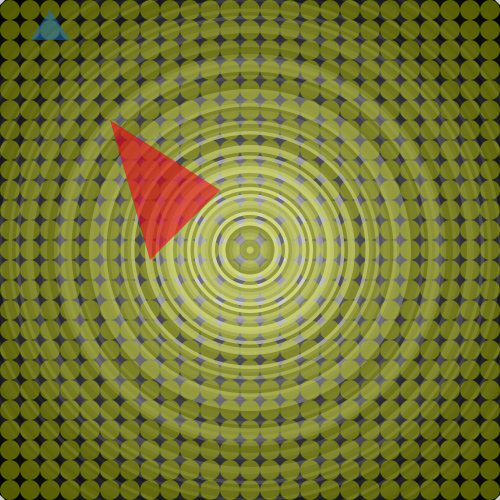
Frame 1 (no input)
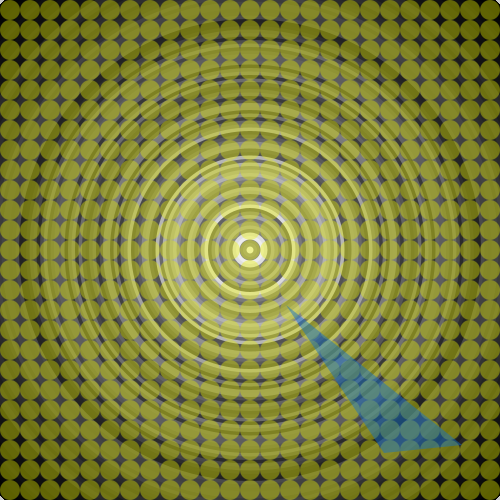
Frame 60 (the mouse pressed at the canvas centre just before this capture)
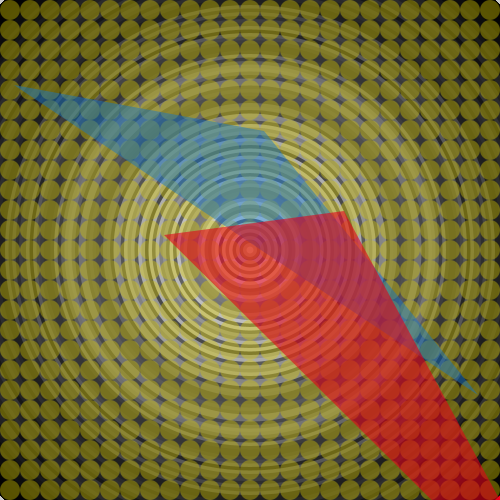
Frame 120 (the mouse held since frame 60 and released just before this capture)

The Processing sketch that drew these frames (run headless with seeded random() and noise(); from frame 60 on, the mouse is pressed at the canvas centre):

// Processing sketch: processing_116030
// ── processing_116030.pde

int x1 = 50;
int y1 = 10;
int x2 = 30;
int y2 = 40;
int x3 = 70;
int y3 = 40;
boolean reverseX = false;
boolean reverseY = false;
boolean reverseX2 = false;
boolean reverseY2 = false;
boolean reverseX3 = false;
boolean reverseY3 = false;
int numCircles = 100;
float gradientColor = 0;
 
void setup() {
  size(500, 500);
  frameRate(24);
}
 
void draw() {
  
  for(int i = 100; i > 0; i-- ) {
    noStroke();
    gradientColor = map(i, 0, 100, random(100, 255), 0);
    fill(gradientColor);
    ellipse(width/2, height/2, i*7, i*7);
  }
  noStroke();
  fill(random(206,255), random(206,247), 0, 100);
  for(int i = 0; i < 70; i++ ) {
    for(int j = 0; j < 70; j++ ) {
      ellipse(i*20+10, j*20+10, 20, 20);
    }
  }
 
  
  noStroke();
  fill (20, random(100, 125), 200, 120);
  triangle(x1, y1, x2, y2, x3, y3);
  fill(random(200, 255), 0, 25, 150);
  triangle(x1+100, y1+250, x2+80, y2+80, x3+150, y3+150);
  
  
  //here we check if it has gone too far
  if (x1 >= 500) {
    reverseX = true;
  }
  else if ( x1 <= 0) {
    reverseX = false;
  }
  if (y1 >= 500) {
    reverseY = true;
  }
  else if ( y1 <= 0) {
    reverseY = false;
  }
  if (x2 >= 500) {
    reverseX2 = true;
  }
  else if ( x2 <= 0) {
    reverseX2 = false;
  }
  if (y2 >= 500) {
    reverseY2 = true;
  }
  else if ( y2 <= 0) {
    reverseY2 = false;
  }
    if (x3 >= 500) {
    reverseX3 = true;
  }
  else if ( x3 <= 0) {
    reverseX3 = false;
  }
  if (y3 >= 500) {
    reverseY3 = true;
  }
  else if ( y3 <= 0) {
    reverseY3 = false;
  }
 
 
  //here we see what direction to go
  if (reverseX) {
    x1-=4;
  }
  else {
    x1+=4;
  }
  if (reverseY) {
    y1-=5;
  }
  else {
    y1+=5;
  }
  if (reverseX2) {
    x2-=6;
  }
  else {
    x2+=6;
  }
  if (reverseY2) {
    y2-=7;
  }
  else {
    y2+=7;
  }
if (reverseX3) {
    x3-=8;
  }
  else {
    x3+=8;
  }
  if (reverseY3) {
    y3-=9;
  }
  else {
    y3+=9;
  }
}
